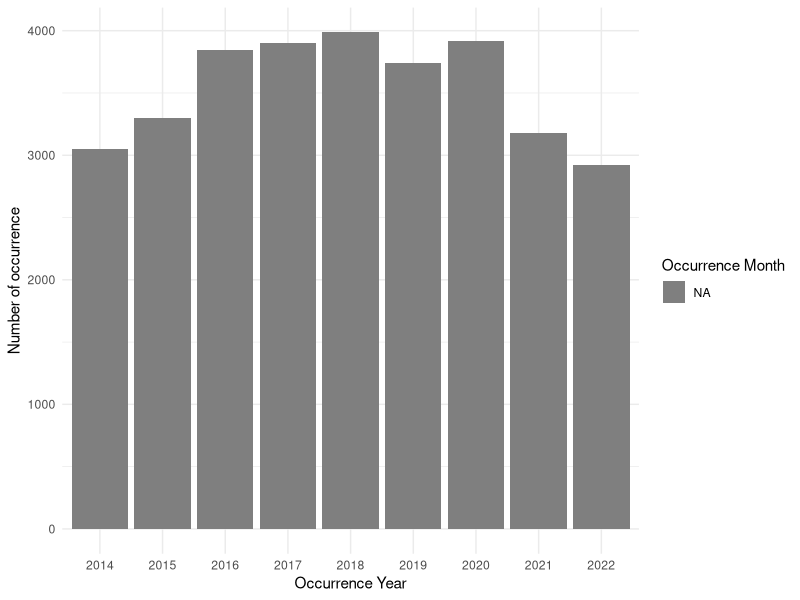
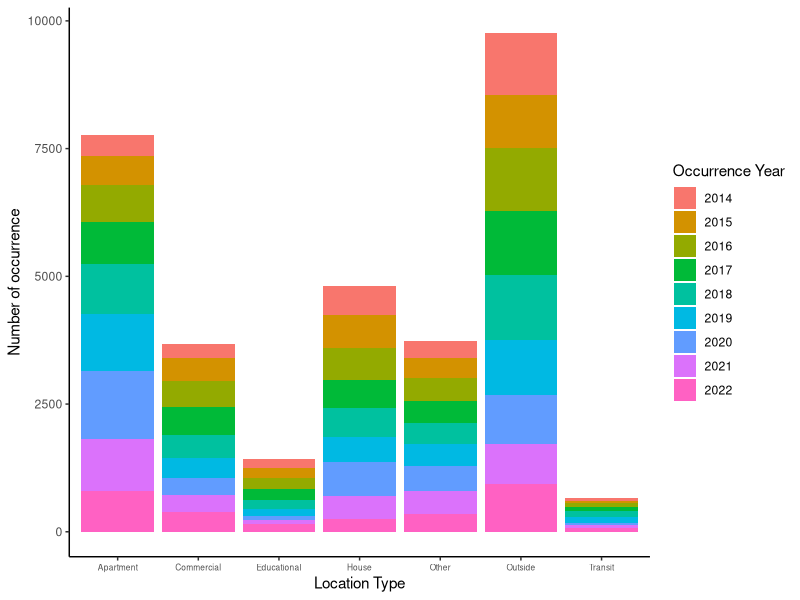
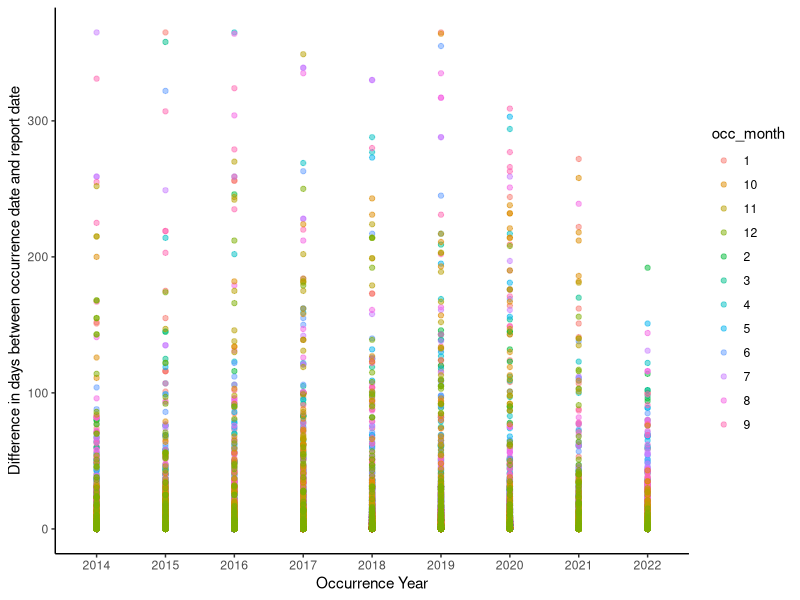

Write the R code that produced these figures, in order.
## ---- chunk 1
#| echo: false
#| message: false
#| warning: false


#### Workspace setup ####
library(tidyverse)
library(knitr)
library(formattable)

#### Read in the cleaned data ####
data <- read_csv(here::here("outputs/data/cleaned_bicycle_theft.csv"), 
                 show_col_types = FALSE,
                 col_types = cols(occ_year = col_character(),
                                  occ_month = col_character()))
## ---- chunk 2
#| label: fig-yearly_count_by_month
#| fig-cap: Monthly number of occurrence of bicycle theft in Toronto for each year from 2014 to 2022
#| echo: false
#| warning: false
#| message: false

data |> 
  mutate(occ_month = factor(occ_month, levels = month.name)) |> 
  ggplot(aes(x=as.factor(occ_year), fill=occ_month)) +
  geom_bar() +
  labs(x = "Occurrence Year", y = "Number of occurrence", fill = "Occurrence Month") +
  theme_minimal()
## ---- chunk 3
#| label: fig-location_count_by_year
#| fig-cap: Number of bicycle theft in different type of location in Toronto for each year from 2014 to 2022.
#| echo: false
#| warning: false
#| message: false

data |> ggplot(aes(x=location, fill=occ_year)) +
  geom_bar() +
  labs(x = "Location Type", y = "Number of occurrence", fill = "Occurrence Year") +
  scale_x_discrete() +
  theme_classic() +
  theme(axis.text.x=element_text(size=6))

## ---- chunk 4
#| label: fig-diff_count_by_year
#| fig-cap: Scatter plot of monthly difference in days between occurrence date and report date for bicycle thefts in Toronto for each year from 2014 to 2022.
#| echo: false
#| warning: false
#| message: false

data |> 
  ggplot(aes(x=occ_year, y=difference,
             color=occ_month)) +
  geom_point(alpha = 0.5) +
  labs(x = "Occurrence Year", y = "Difference in days between occurrence date and report date", fill = "Occurrence Month") +
  theme_classic()
## ---- chunk 5
#| label: tbl-rate_by_year
#| tbl-cap: Yearly recovery rate of bicycle theft in Toronto from 2014 to 2022.
#| echo: false
#| warning: false
#| message: false

data |> group_by(occ_year) |> 
  summarise(rate = percent(sum(bicycle_status == "RECOVERED")/nrow(data)*100)) |> 
  arrange(rate) |> 
  kable(col.names = c("Year", "Recovery Rate"))

## ---- chunk 6
#| label: tbl-rate_by_month
#| tbl-cap: Monthly recovery rate of bicycle theft in Toronto from 2014 to 2022
#| echo: false
#| warning: false
#| message: false

data |> group_by(occ_month) |> 
  summarise(rate = percent(sum(bicycle_status == "RECOVERED")/nrow(data)*100)) |> 
  arrange(rate) |> 
  kable(col.names = c("Month", "Recovery Rate"))
